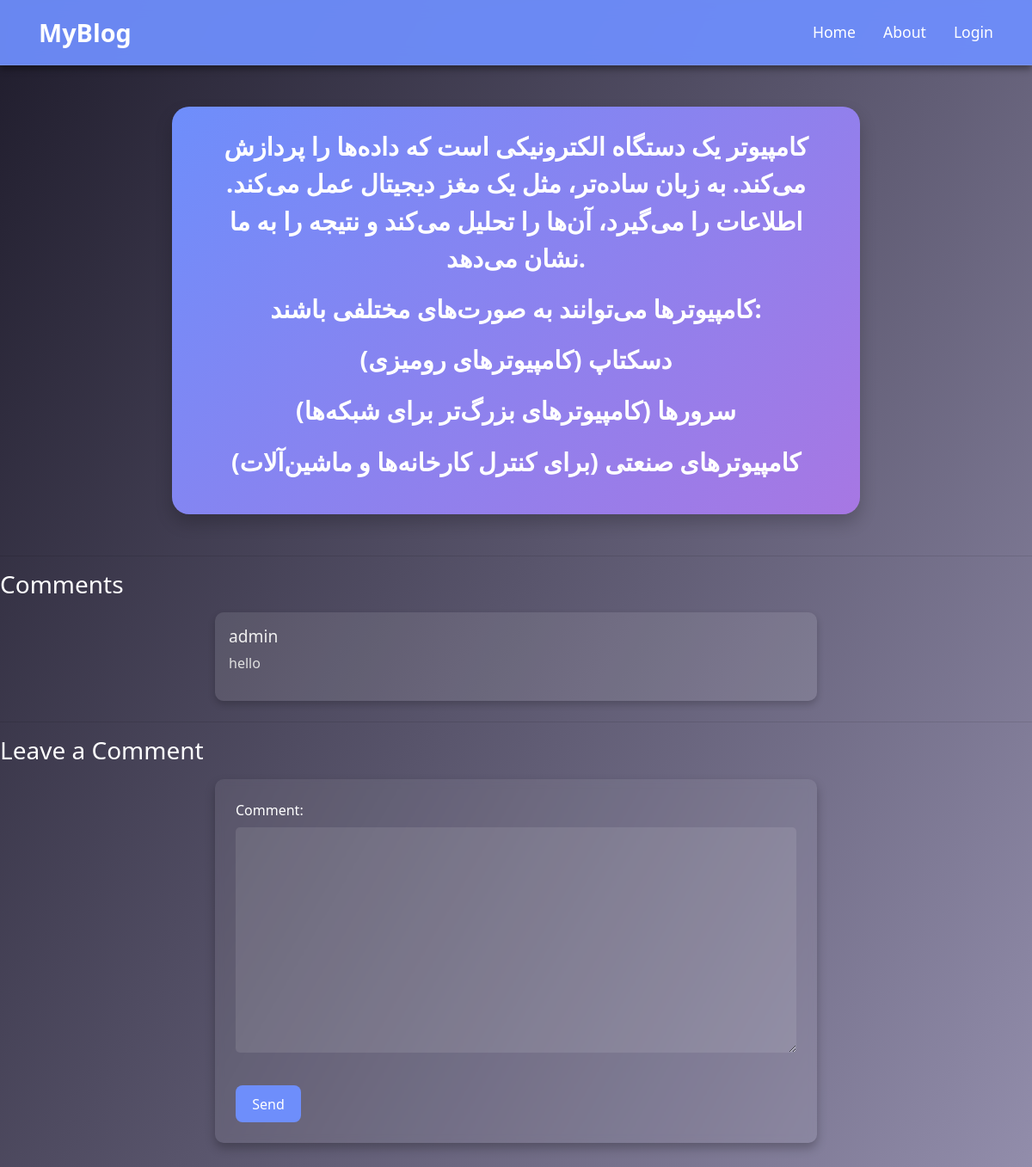
The app's page /2025/6/4/computer with its own data.
### note/models.py (models this page shows, shortened)
class Note(models.Model):
    STATUS = (
        ("draft",'Draft'),
        ("published",'Published')
    )
    author = models.ForeignKey(User,on_delete=models.CASCADE ,related_name="blog_posts")
    slug = models.SlugField(max_length=250,unique_for_date="publish")
    title = models.CharField(max_length=250)
    body = models.TextField()
    publish = models.DateTimeField(default=timezone.now)
    created = models.DateTimeField(auto_now_add=True)
    updated = models.DateTimeField(auto_now=True)
    status = models.CharField(max_length=10,choices=STATUS,default="draft")
    published = PublishManager()
    objects = models.Manager()
    class Meta:
        ordering = ("publish",)

class Comment(models.Model):
    user = models.ForeignKey(User,on_delete=models.CASCADE)
    post = models.ForeignKey(Note,on_delete=models.CASCADE,related_name="comments")
    comment = models.TextField()

### note/views.py (the view)
# urls.py: path("<int:year>/<int:month>/<int:day>/<slug:slug>",views.post_detail,name="post_detail"),
def post_detail(request,slug,day,year,month):
    post = get_object_or_404(Note,publish__year=year,publish__month=month,publish__day=day,slug=slug)
    if request.method == "POST":
        form = CommentForm(request.POST)
        if form.is_valid():
            instance = form.save(commit=False)
            instance.user = request.user
            instance.post = post
            instance.save()
            return redirect("blog:post_detail",slug=post.slug,year=post.publish.year,month=post.publish.month,day=post.publish.day)
        else:
            print("form is not valid")
    else:
        form = CommentForm()
    comment = post.comments.all()
    return render(request,"blog/post/detail.html",{"post":post,"form":form,"comment":comment})

### note/forms.py
class CommentForm(forms.ModelForm):
    class Meta:
        model = Comment
        fields = ["comment"]

### note/models.py (called while the page is built)
    def get_queryset(self):
        return super(PublishManager,self).get_queryset().filter(status="published")

### template/blog/post/detail.html (shortened to what this page needs)
{% extends "base.html" %}
{% load static %}
{% block content %}
<link rel="stylesheet" href="{% static 'css/detail.css' %}">
<div class="background-container">
  <div class="post-body">
    {{ post.body|linebreaks }}
  </div>
</div>
<hr>
<h3>Comments</h3>
{% if comment %}
  {% for comments in comment %}
    <div class="media-body" style="margin-bottom: 1.5rem;">
      <h5 class="mt-0">{{ comments.user }}</h5>
      <p>{{ comments.comment }}</p>
    </div>
  {% endfor %}
{% else %}
  <p>No comments yet.</p>
{% endif %}
<hr>
<h3>Leave a Comment</h3>
<form method="POST" style="margin-top: 1rem;">
  {{ form.as_p }}
  <button type="submit">Send</button>
</form>
{% endblock content %}

### static/css/static.css (style rules this page uses)
.post-body { font-size: 2.5rem; font-weight: bold; font-family: "Segoe UI", Tahoma, Geneva, Verdana, sans-serif; color: #ffffff; background: linear-gradient(135deg, #6e8efb, #a777e3); padding: 1.5rem 2rem; border-radius: 20px; box-shadow: 0 10px 20px rgba(0, 0, 0, 0.2); text-align: center; margin: 3rem auto; max-width: 800px; transition: transform 0.3s ease, box-shadow 0.3s ease; animation: fadeInUp 0.8s ease-out; }
body { background: linear-gradient(120deg, #1f1c2c, #928dab); background-attachment: fixed; min-height: 100vh; margin: 0; padding: 0; font-family: "Segoe UI", Tahoma, Geneva, Verdana, sans-serif; color: #ffffff; }
.media-body { color: #fff; }
form { max-width: 600px; margin: 2rem auto; padding: 1rem; border-radius: 15px; background: rgba(255, 255, 255, 0.05); backdrop-filter: blur(5px); color: #fff; }
form input[type="text"], form textarea { width: 100%; padding: 0.75rem; margin-bottom: 1rem; border: none; border-radius: 10px; background: rgba(255, 255, 255, 0.1); color: #fff; }
form button, form input[type="submit"] { padding: 0.75rem 1.5rem; background-color: #6e8efb; color: #fff; border: none; border-radius: 10px; cursor: pointer; transition: background 0.3s ease; }

### static/css/detail.css (style rules this page uses)
body { background: linear-gradient(120deg, #1f1c2c, #928dab); background-attachment: fixed; min-height: 100vh; margin: 0; padding: 0; font-family: "Segoe UI", Tahoma, Geneva, Verdana, sans-serif; color: white; }
.post-body { font-size: 1.8rem; font-weight: bold; color: #ffffff; background: linear-gradient(135deg, #6e8efb, #a777e3); padding: 1.5rem 2rem; border-radius: 20px; box-shadow: 0 10px 20px rgba(0, 0, 0, 0.2); text-align: center; margin: 3rem auto; max-width: 800px; transition: transform 0.3s ease, box-shadow 0.3s ease; animation: fadeInUp 0.8s ease-out; }
.media-body { background-color: rgba(255, 255, 255, 0.1); padding: 1rem; border-radius: 10px; margin: 1rem auto; max-width: 700px; box-shadow: 0 4px 8px rgba(0,0,0,0.2); }
.media-body h5 { font-size: 1.2rem; margin-bottom: 0.5rem; color: #f0f0f0; }
.media-body p { font-size: 1rem; line-height: 1.5; color: #e0e0e0; }
form { max-width: 700px; margin: 2rem auto; padding: 1.5rem; background-color: rgba(255, 255, 255, 0.07); border-radius: 10px; box-shadow: 0 6px 12px rgba(0,0,0,0.25); }
form input[type="text"], form textarea { width: 100%; padding: 0.7rem; margin-bottom: 1rem; border-radius: 5px; border: none; font-size: 1rem; }
form button { background-color: #6e8efb; color: white; border: none; padding: 0.6rem 1.2rem; border-radius: 8px; cursor: pointer; transition: background-color 0.3s ease; }

### records on screen
Note: body "کامپیوتر یک دستگاه الکترونیکی است که داده‌ها را پردازش می‌کند. به زبان ساده‌تر، مثل یک مغز دیجیتال عمل می‌کند. اطلاعات را می‌گیرد، آن‌ها را تحلیل می‌کند و نتیجه را به ما نشان می‌دهد. کامپیوترها می‌توانند به صورت‌های مختلفی باشند: دسکتاپ (کامپیوترهای رومیزی) سرورها (کامپیوترهای بزرگ‌تر برای شبکه‌ها) کامپیوترهای صنعتی (برای کنترل کارخانه‌ها و ماشین‌آلات)"
Comment: user "admin", comment "hello"
